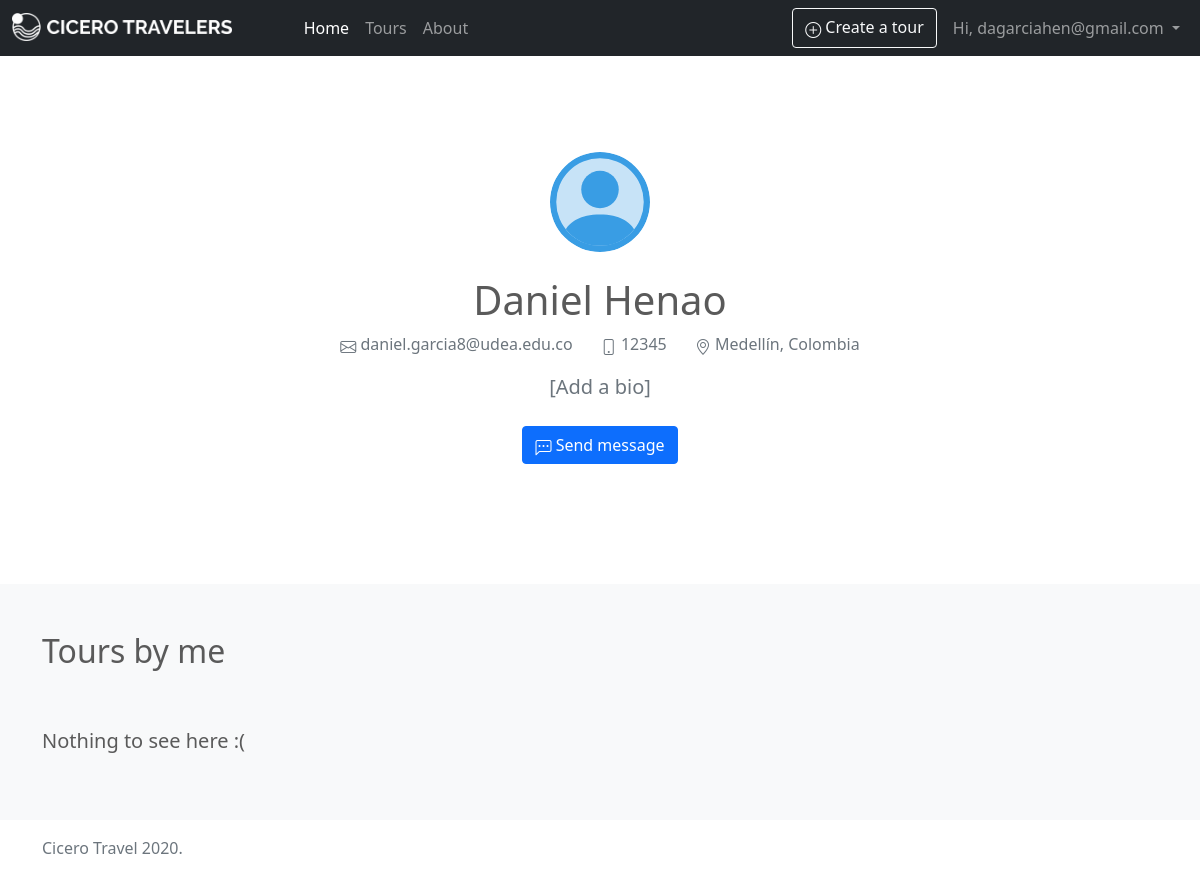
The page /users/2/profile (signed in) on the database its author committed.
### ciceropage/models/users.py (models this page shows, shortened)
class User(UserMixin, db.Model):
    __tablename__ = 'users'
    user_id = db.Column(db.Integer, primary_key=True)
    email = db.Column(db.String(64), unique=True, index=True)
    password = db.Column(db.String(200))  # this is a hashed password
    type = db.Column(db.String(100), default='tourist')
    is_active = db.Column(db.Boolean, default=False)
    joined_on = db.Column(db.DateTime, default=datetime.utcnow())
    profile = db.relationship('Profile', uselist=False, back_populates="user")
    tours = db.relationship('Tour', back_populates="author")
    reviews = db.relationship('Review', back_populates="user")
    languages = db.relationship('UserLanguage')
    favorites = db.relationship('Favorite')
    def get_id(self):
        return self.user_id

### ciceropage/models/profiles.py (models this page shows)
class Profile(db.Model):
    __tablename__ = 'profiles'
    user_id = db.Column(db.Integer, db.ForeignKey(User.user_id), primary_key=True)
    picture = db.Column(db.Text)
    city = db.Column(db.Text)
    name = db.Column(db.Text, nullable=False)
    last_name = db.Column(db.Text, nullable=False)
    bio = db.Column(db.Text)
    identification_type = db.Column(db.String(10), nullable=False)
    identification_number = db.Column(db.String(20), nullable=False)
    phone = db.Column(db.String(14))
    country_id = db.Column(db.Integer, db.ForeignKey(Country.country_id))
    user = db.relationship(User, back_populates="profile")
    country = db.relationship(Country)

### ciceropage/models/locations.py (models this page shows)
class Country(db.Model):
    __tablename__ = 'countries'
    country_id = db.Column(db.Integer, primary_key=True)
    name = db.Column(db.String(40), nullable=False)
    calling_code = db.Column(db.String(4), nullable=False)
    iso_code = db.Column(db.String(4), nullable=False)
    tours = db.relationship("Tour", back_populates="country")
    users = db.relationship("Profile", back_populates="country")

### ciceropage/views/users.py (the view)
@users.route('/<user_id>/profile', methods=['GET'])
def profile(user_id):
    if user_id == 'me':
        user = current_user
    else:
        user = User.query.get(int(user_id))
    if user:
        page = request.args.get('page', 1, type=int)
        tour_list = Tour.query.filter_by(user_id=user.user_id).order_by(
            Tour.date.desc()
        )
        if not current_user.is_authenticated or current_user.user_id != user.user_id:
            tour_list = tour_list.filter_by(status='published')
        tour_list = tour_list.paginate(
            page=page, per_page=10
        )
        return render_template('pages/users/profile.html', user=user, tours=tour_list)
    abort(404)

### app.py (called while the page is built)
@login_manager.user_loader
def load_user(user_id):
    return User.query.get(user_id)

### templates/pages/users/profile.html (shortened to what this page needs)
{% extends 'layout/base.html' %}
{% block content %}
<section class="py-5 text-center container">
    <div class="row py-lg-5">
      <div class="col-lg-6 col-md-8 mx-auto">
        <div class="profile-img-container mx-auto mb-4">
        </div>
        <h1 class="fw-light">{{ user.profile.name }} {{ user.profile.last_name }}</h1>
        <p class="text-muted">
          <span class="me-4"><i class="bi bi-envelope"></i> {{ user.email }}</span>
          <span class="me-4"><i class="bi bi-phone"></i> {{ user.profile.phone }}</span>
          <span><i class="bi bi-geo-alt"></i> {{ user.profile.city }}, {{ user.profile.country.name }}</span>
        </p>
        <p class="lead text-muted">
          {% if user.profile.bio %}
          {{ user.profile.bio }}
          {% else %}
          [Add a bio]
          {% endif %}
        </p>
        <p>
          {% if not current_user == user %}
          <a href="{{ url_for('users.chat_to', user_id=user.user_id) }}" class="btn btn-primary my-2"><i class="bi bi-chat-left-dots"></i>  Send message</a>
          {% else %}
          <a href="{{ url_for('users.edit', user_id=user.user_id) }}" class="btn btn-primary my-2"><i class="bi bi-pencil-square"></i> Edit profile</a>
          {% endif %}
        </p>
      </div>
    </div>
  </section>
  <div class="album py-5 bg-light">
    <div class="container">
      <div class="row">
            <div class="mb-5">
        <h2>Tours by me</h2>
        </div>
      </div>
      {% include 'sections/tours-list.html' %}
    </div>
  </div>
{% endblock %}

### templates/sections/nav.html (shortened to what this page needs)
<nav class="navbar navbar-expand-md navbar-dark bg-dark">
    <div class="container-fluid">
        <a class="navbar-brand" href="{{ url_for('home.index') }}">
                  <img src="{{ url_for('static', filename='images/cicero_white.png') }}" alt="" width="auto" height="28" class="d-inline-block align-top">
        </a>
        <div class="collapse navbar-collapse" id="navbarNavAltMarkup">
          <div class="navbar-nav ms-5 me-auto">
              <a class="nav-link active" aria-current="page" href="{{ url_for('home.index') }}">Home</a>
              <a class="nav-link" href="{{ url_for('tours.list_all') }}">Tours</a>
              <a class="nav-link" href="{{ url_for('pages.about') }}">About</a>
          </div>
          <div class="navbar-nav">
              {% if current_user.is_authenticated %}
              {% if current_user.type == 'guide' %}
              <a class="nav-link" href="#">
                      <a class="btn btn-outline-light" role="button" href="{{ url_for('tours.new') }}"><i class="bi bi-plus-circle"></i> Create a tour</a>
              </a>
              {% endif %}
              <div class="nav-item dropdown ms-2">
                  <a class="nav-link dropdown-toggle" href="#" role="button" data-bs-toggle="dropdown" aria-expanded="false">
                      Hi, {{ current_user.email }}
                  </a>
              </div>
              {% else %}
              <a class="nav-link" href="{{ url_for('signup.sign_up') }}">Sign up</a>
              <a class="nav-link">
                  <a class="btn btn-outline-light" role="button" href="{{ url_for('auth.login') }}">Log in</a>
              </a>
              {% endif %}
          </div>
        </div>
    </div>
</nav>

### static/css/custom.css (style rules this page uses)
html { min-height: 100%; }
body { min-height: 100vh; }
.profile-img-container, .card-pic-container { width: 60px; height: 60px; border-radius: 30px; overflow: hidden; background-color: #c7e3f7; }
.profile-img-container { width: 100px; height: 100px; border-radius: 50px; }

### static/css/homepage.css (style rules this page uses)
body { color: #5a5a5a; }

### rows shown on the page
User: email "dagarciahen@gmail.com"
Profile: profile.name "Daniel", profile.last_name "Henao", profile.phone "12345", profile.city "Medellín"
User: email "daniel.garcia8@udea.edu.co"
Country: profile.country.name "Colombia"
